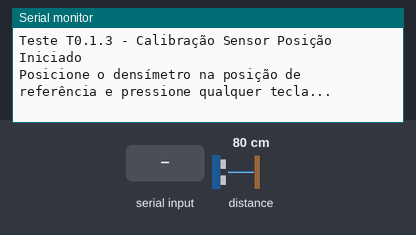
Bench run of a sketch on a simulated Arduino Uno, built with avr-gcc and run on an emulated ATmega328P. Parts: the last lines printed to the serial monitor. The inputs (shaded band) are chosen by the test bench; at power-on: distance to the obstacle 80 cm.

Above: at 0.9 s.
1.0 s: "1" received over Serial
At 1.4 s:
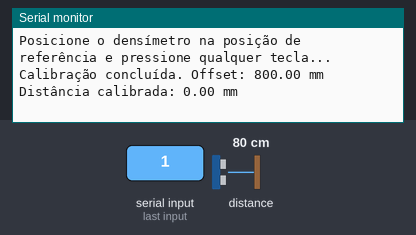
2.5 s: distance to the obstacle set to 2 cm
At 3.8 s:
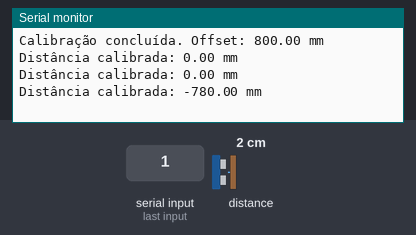
4.0 s: distance to the obstacle set to 4 cm
At 4.6 s:
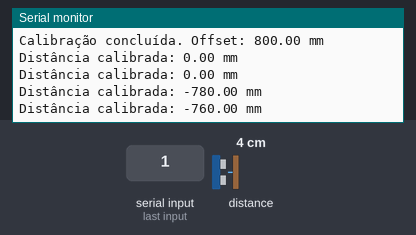
Timing chart, 0 to 7.0 s (numbered marks = the images above; inputs shaded):
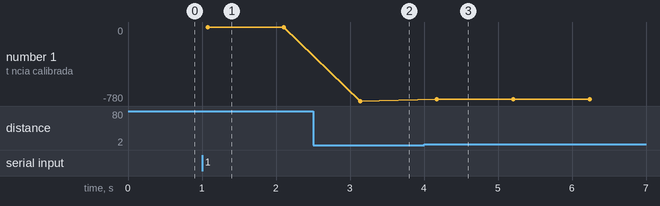

Measured:
- after the input at 1.0 s, the serial monitor: prints a new line at once (image 1)
- after the input at 2.5 s, the serial monitor: prints a new line after 0.64 s (image 2)
- after the input at 4.0 s, the serial monitor: prints a new line after 0.17 s (image 3)
- plotted number 1: 0 → -780 after the input at 2.5 s, -780 → -760 after the input at 4.0 s

The sketch:

T0_1_3_Calibrar_Sensor_Posicao.ino
```cpp
// T0_1_3_Calibrar_Sensor_Posicao.ino
// Função: Densímetro Flutuante
// Artifact ID: 3b6b3d33-7492-47ad-9fa5-8edd13ec0d5e
// Versão: v1.0.1
// Data: 2025-04-20
// Iteração: 34
// Requisitos: RD1.3 (Calibração de Sensor)
// Descrição: Realiza a calibração do sensor VL53L0X, ajustando a posição de referência (zero) e exibindo distâncias calibradas.
// Diretório: docs/V1.01/codes/Densimetro_Flutuante/T0_1_3

#include <Wire.h>
#include <VL53L0X.h>

VL53L0X sensor;
float offset = 0;

void setup() {
  Serial.begin(9600);
  while (!Serial) {
    ;
  }
  Serial.println("Teste T0.1.3 - Calibração Sensor Posição Iniciado");

  Wire.begin();
  sensor.setTimeout(500);
  if (!sensor.init()) {
    Serial.println("Erro: Falha ao inicializar o VL53L0X!");
    while (1);
  }
  sensor.startContinuous();

  Serial.println("Posicione o densímetro na posição de referência e pressione qualquer tecla...");
  while (!Serial.available());
  offset = sensor.readRangeContinuousMillimeters();
  Serial.println("Calibração concluída. Offset: " + String(offset) + " mm");
}

void loop() {
  uint16_t distance = sensor.readRangeContinuousMillimeters();
  if (sensor.timeoutOccurred()) {
    Serial.println("Erro: Timeout na leitura!");
  } else {
    float calibratedDistance = distance - offset;
    Serial.print("Distância calibrada: ");
    Serial.print(calibratedDistance);
    Serial.println(" mm");
  }
  delay(1000);
}
```
